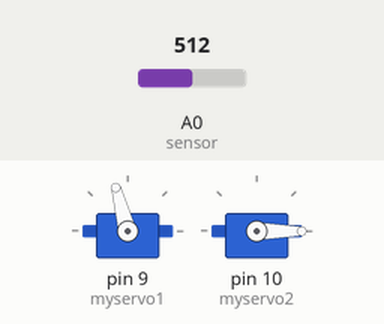
Recording of a sketch running on a simulated Arduino Uno, built with avr-gcc and run on an emulated ATmega328P. On the bench: 2 × servo. The inputs (shaded band) are chosen by the test bench; at power-on: A0 (sensor) = 512. What the sketch prints to the serial monitor is not drawn.

Above: at 1.2 s.
1.3 s: A0 (sensor) set to 0
At 2.33 s:
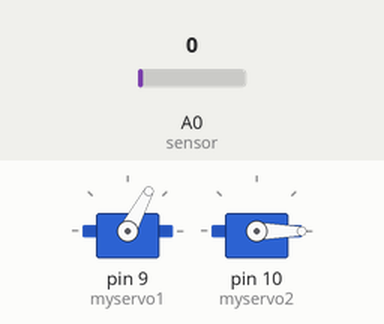
4.3 s: A0 (sensor) set to 122
At 5.45 s:
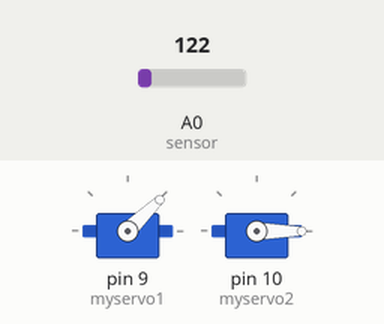
Timing chart, 0 to 45.5 s (numbered marks = the images above; inputs shaded):
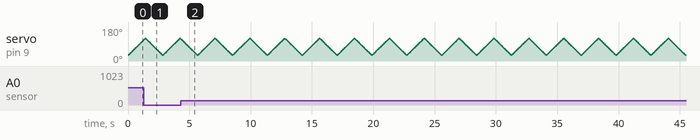

The sketch:

Merge_WORKING_IN_2D.ino
```cpp
#include <Servo.h>
#include <Math.h>

Servo myservo1;  // create servo object to control a servo
Servo myservo2;
// twelve servo objects can be created on most boards

int dsense;

// Positions and Sweep and Angles (P.S. This doesn't work)
int letterh = 100; // arbitrary value selected for the height of the letter.
int letterw = 50; // arbitrary value for the width of the letter.
int x = 50; // distance from the scanner to the letter in centimeters
int yh = (letterh / 2); // centering the letter
int yw = letterw / 2; // centering the letter
//int phi = atan2 (yh,x); // angle that the scanner must sweep
// to see the top and bottom of the letter.
int phi = 45;
int theta = 45;//atan2 (yw,x);

int offset = -15; //  The offset of our servo so that it is horizontal
int zero = 90; // Making the XY plane our zero
int ppi = zero - phi + offset; // lowest point of scan
int ppf = zero + phi + offset; // highest point of scan
int pti = zero - theta; // rightmost point of scan
int ptf = zero + theta; // leftmost point of scan
int pos_p = 0;    // variable to store the servo position
int pos_t = 0;


/////////////////////////////////////////////////////////////////////////////////

void setup() {
  // Servo Pins on digital 9 and 10
  myservo1.attach(9);
  myservo2.attach(10);
  // Analog scanner on A0
  pinMode(A0, INPUT);
  // begin serial so we can print values
  Serial.begin(9600);
}

////////////////////////////////////////////////////////////////////////////////
void loop() {
  // Sweep loop should move through 90 of visibility, 45º up and 45º down.
  // Degrees subject to change based on calibration

  // Turns counter clockwise and down
  for (pos_p = ppi; pos_p <= ppf; pos_p += 1) {
    // 3D scan potentially
    //  for (pos_p = ppi; pos_t = pti; pos_p <= ppf; pos_t< = ptf; pos_p += 1; pos_t += 1) {
    myservo1.write(pos_p);
    myservo2.write(pos_t); // Will not move for the 2D scan
    dsense = analogRead(A0); //read from distance sensor

    //print values
    Serial.println(dsense);
    Serial.print(pos_p);
    Serial.println(pos_t);
    delay(15);
  }

  // Turns clockwise and up
  for (pos_p = ppf; pos_p >= ppi; pos_p -= 1) {
    // 3D scan potentially
    //  for (pos_p = ppf; pos_t = ptf; pos_p >= ppi; pos_t >= pti; pos_p -= 1; pos_t -= 1) {
    myservo1.write(pos_p);
    myservo2.write(pos_t);
    dsense = analogRead(A0); //read from distance sensor

    //print values
    Serial.println(dsense);
    Serial.print(pos_p);
    Serial.println(pos_t);
    delay(15);
  }
}
```
